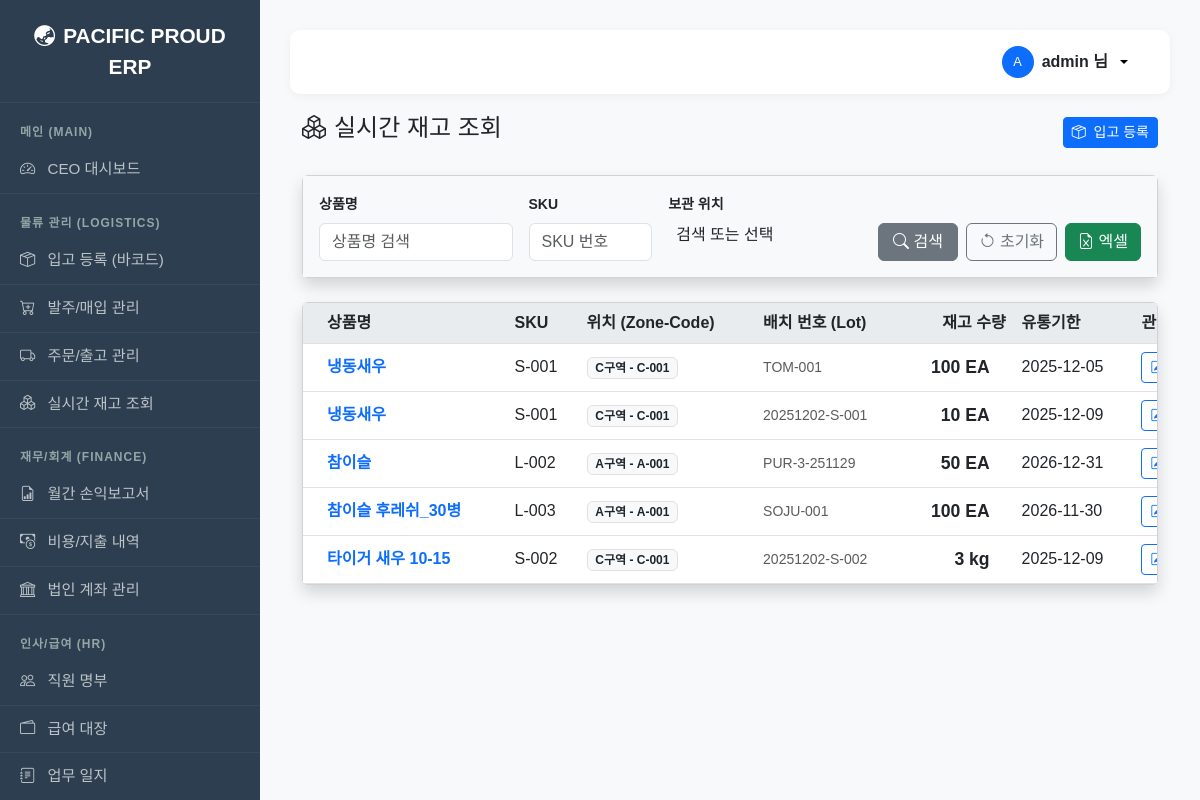
Screenshot of /inventory/ (signed in) with the database file from the repository.
### fulfillment/models.py (models this page shows, shortened)
class Inventory(models.Model):
    product = models.ForeignKey(Product, on_delete=models.PROTECT)
    location = models.ForeignKey(Location, on_delete=models.PROTECT)
    quantity = models.IntegerField(default=0)
    batch_number = models.CharField(max_length=50)
    received_date = models.DateField(default=timezone.now)
    expiry_date = models.DateField()

class Product(models.Model):
    sku = models.CharField(max_length=50, unique=True)
    name = models.CharField(max_length=100)
    category = models.CharField(max_length=20, choices=ProductCategory.choices, default=ProductCategory.SEAFOOD)
    storage_type = models.CharField(max_length=20, choices=StorageType.choices)
    unit = models.CharField(max_length=10, default='EA')
    purchase_price = models.DecimalField(max_digits=10, decimal_places=0, default=0)
    price = models.DecimalField(max_digits=10, decimal_places=0)
    shelf_life_days = models.IntegerField(default=7)
    is_taxable = models.BooleanField(default=True)

class Location(models.Model):
    zone = models.ForeignKey(Zone, on_delete=models.CASCADE, related_name='locations')
    code = models.CharField(max_length=20, unique=True)
    is_active = models.BooleanField(default=True)

class Zone(models.Model):
    name = models.CharField(max_length=50)
    storage_type = models.CharField(max_length=20, choices=StorageType.choices, default=StorageType.DRY)

### fulfillment/views.py (the view)
# urls.py: path('inventory/', views.inventory_list, name='inventory_list'),
@login_required
def inventory_list(request):
    inventories = Inventory.objects.filter(quantity__gt=0).select_related('product', 'location__zone').order_by('product__name')
    p_name = request.GET.get('p_name'); sku = request.GET.get('sku'); loc_id = request.GET.get('location')
    s_date = request.GET.get('start_date'); e_date = request.GET.get('end_date')
    if p_name: inventories = inventories.filter(product__name__icontains=p_name)
    if sku: inventories = inventories.filter(product__sku__icontains=sku)
    if loc_id: inventories = inventories.filter(location_id=loc_id)
    if s_date: inventories = inventories.filter(expiry_date__gte=s_date)
    if e_date: inventories = inventories.filter(expiry_date__lte=e_date)
    locations = Location.objects.filter(is_active=True).select_related('zone').order_by('zone__name', 'code')
    return render(request, 'fulfillment/inventory_list.html', {'inventories': inventories, 'locations': locations})

### templates/fulfillment/inventory_list.html (shortened to what this page needs)
{% extends 'base.html' %}
{% load humanize %}
{% block content %}
<div class="container-fluid">
    <div class="d-flex justify-content-between align-items-center mb-4">
        <h2 class="h4 text-gray-800"><i class="bi bi-boxes me-2"></i>실시간 재고 조회</h2>
        <div>
            <a href="{% url 'fulfillment:inbound_create' %}" class="btn btn-primary btn-sm">
                <i class="bi bi-box-seam me-1"></i> 입고 등록
            </a>
        </div>
    </div>
    <div class="card shadow mb-4">
        <div class="card-body bg-light">
            <form method="get" class="row g-3">
                <div class="col-md-3">
                    <label class="form-label small fw-bold">상품명</label>
                    <input type="text" name="p_name" class="form-control" value="{{ request.GET.p_name }}" placeholder="상품명 검색">
                </div>
                <div class="col-md-2">
                    <label class="form-label small fw-bold">SKU</label>
                    <input type="text" name="sku" class="form-control" value="{{ request.GET.sku }}" placeholder="SKU 번호">
                </div>
                <div class="col-md-3">
                    <label class="form-label small fw-bold">보관 위치</label>
                </div>
                <div class="col-md-4 d-flex align-items-end gap-2">
                    <button type="submit" class="btn btn-secondary flex-grow-1"><i class="bi bi-search"></i> 검색</button>
                    <a href="{% url 'fulfillment:inventory_list' %}" class="btn btn-outline-secondary"><i class="bi bi-arrow-counterclockwise"></i> 초기화</a>
                    <a href="{% url 'fulfillment:export_inventory_excel' %}?{{ request.GET.urlencode }}" class="btn btn-success">
                        <i class="bi bi-file-earmark-excel"></i> 엑셀
                    </a>
                </div>
            </form>
        </div>
    </div>
    <div class="card shadow">
        <div class="card-body p-0">
            <div class="table-responsive">
                <table class="table table-hover align-middle mb-0" style="min-width: 1000px;">
                    <thead class="bg-light text-secondary">
                        <tr>
                            <th class="ps-4">상품명</th>
                            <th>SKU</th>
                            <th>위치 (Zone-Code)</th>
                            <th>배치 번호 (Lot)</th>
                            <th class="text-end">재고 수량</th>
                            <th>유통기한</th>
                            <th>관리</th>
                        </tr>
                    </thead>
                    <tbody>
                        {% for inv in inventories %}
                        <tr>
                            <td class="ps-4 fw-bold text-primary">{{ inv.product.name }}</td>
                            <td>{{ inv.product.sku }}</td>
                            <td>
                                <span class="badge bg-light text-dark border">
                                    {{ inv.location.zone.name }} - {{ inv.location.code }}
                                </span>
                            </td>
                            <td class="small text-muted">{{ inv.batch_number }}</td>
                            <td class="text-end fw-bold pe-4" style="font-size: 1.1em;">
                                {{ inv.quantity|intcomma }} {{ inv.product.unit }}
                            </td>
                            <td>
                                {% if inv.expiry_date %}
                                    {% if inv.expiry_date <= today|date:"Y-m-d" %}
                                        <span class="text-danger fw-bold"><i class="bi bi-exclamation-circle-fill"></i> {{ inv.expiry_date|date:"Y-m-d" }}</span>
                                    {% else %}
                                        {{ inv.expiry_date|date:"Y-m-d" }}
                                    {% endif %}
                                {% else %}
                                    <span class="text-muted">-</span>
                                {% endif %}
                            </td>
                            <td>
                                <div class="btn-group">
                                    <a href="{% url 'fulfillment:inventory_update' inv.id %}" class="btn btn-sm btn-outline-primary">
                                        <i class="bi bi-pencil-square"></i> 수정
                                    </a>
                                </div>
                            </td>
                        </tr>
                        {% endfor %}
                    </tbody>
                </table>
            </div>
        </div>
    </div>
</div>
{% endblock %}

### templates/base.html (shortened to what this page needs)
<!DOCTYPE html>
<html lang="ko">
<head>
    <link href="https://cdn.jsdelivr.net/npm/bootstrap@5.3.0/dist/css/bootstrap.min.css" rel="stylesheet">
    <link rel="stylesheet" href="https://cdn.jsdelivr.net/npm/bootstrap-icons@1.10.0/font/bootstrap-icons.css">
    <link href="https://cdn.jsdelivr.net/npm/select2@4.1.0-rc.0/dist/css/select2.min.css" rel="stylesheet" />
    <link rel="stylesheet" href="https://cdn.jsdelivr.net/npm/select2-bootstrap-5-theme@1.3.0/dist/select2-bootstrap-5-theme.min.css" />
</head>
<body>
    <nav class="sidebar" id="sidebar">
        <div class="brand">
            <i class="bi bi-globe-asia-australia me-2"></i>PACIFIC PROUD ERP
        </div>
        <div class="category">메인 (Main)</div>
        <a href="{% url 'fulfillment:dashboard' %}"><i class="bi bi-speedometer2 me-2"></i> CEO 대시보드</a>
        <div class="category">물류 관리 (Logistics)</div>
        {% if perms.fulfillment.view_inventory or user.is_superuser %}
        <a href="{% url 'fulfillment:inbound_create' %}"><i class="bi bi-box-seam me-2"></i> 입고 등록 (바코드)</a>
        <a href="{% url 'fulfillment:purchase_list' %}"><i class="bi bi-cart-plus me-2"></i> 발주/매입 관리</a>
        <a href="{% url 'fulfillment:order_list' %}"><i class="bi bi-truck me-2"></i> 주문/출고 관리</a>
        <a href="{% url 'fulfillment:inventory_list' %}"><i class="bi bi-boxes me-2"></i> 실시간 재고 조회</a>
        {% endif %}
        <div class="category">재무/회계 (Finance)</div>
        {% if perms.fulfillment.view_expense or user.is_superuser %}
        <a href="{% url 'fulfillment:monthly_report' %}"><i class="bi bi-file-earmark-bar-graph me-2"></i> 월간 손익보고서</a>
        <a href="{% url 'fulfillment:expense_list' %}"><i class="bi bi-cash-coin me-2"></i> 비용/지출 내역</a>
        <a href="{% url 'fulfillment:bank_list' %}"><i class="bi bi-bank me-2"></i> 법인 계좌 관리</a>
        {% endif %}
        <div class="category">인사/급여 (HR)</div>
        {% if perms.fulfillment.view_employee or user.is_superuser %}
        <a href="{% url 'fulfillment:employee_list' %}"><i class="bi bi-people me-2"></i> 직원 명부</a>
        <a href="{% url 'fulfillment:payroll_list' %}"><i class="bi bi-wallet2 me-2"></i> 급여 대장</a>
        <a href="{% url 'fulfillment:worklog_list' %}"><i class="bi bi-journal-text me-2"></i> 업무 일지</a>
        {% endif %}
    </nav>
    <div class="main-content-wrapper">
        <div class="top-header">
            {% if user.is_authenticated %}
                <div class="dropdown">
                    <button class="btn btn-light dropdown-toggle d-flex align-items-center gap-2 border-0 bg-transparent" type="button" data-bs-toggle="dropdown" aria-expanded="false">
                        <div class="bg-primary text-white rounded-circle d-flex justify-content-center align-items-center" style="width: 32px; height: 32px; font-size: 0.8rem;">
                            {{ user.username|slice:":1"|upper }}
                        </div>
                        <span class="fw-bold text-dark">{{ user.username }} 님</span>
                    </button>
                </div>
            {% else %}
                <a href="{% url 'login' %}" class="btn btn-primary btn-sm px-4 rounded-pill">
                    <i class="bi bi-box-arrow-in-right me-1"></i> 로그인
                </a>
            {% endif %}
        </div>
        {% block content %}
        {% endblock %}
    </div>
</body>
</html>

### templates/base.html (style rules this page uses)
body { font-family: 'Malgun Gothic', sans-serif; background-color: #f8f9fa; overflow-x: hidden; }
.sidebar { width: 260px; min-height: 100vh; background-color: #2c3e50; color: #ecf0f1; position: fixed; left: 0; top: 0; z-index: 1050; overflow-y: auto; transition: all 0.3s; }
@media (min-width: 768px) { .main-content-wrapper { margin-left: 260px; padding: 30px; width: calc(100% - 260px); } }
.sidebar a { color: #bdc3c7; text-decoration: none; display: block; padding: 12px 20px; font-size: 0.95rem; border-bottom: 1px solid rgba(255,255,255,0.05); }
.sidebar .category { font-size: 0.75rem; text-transform: uppercase; color: #95a5a6; padding: 20px 20px 5px; font-weight: bold; letter-spacing: 1px; }
.sidebar .brand { font-size: 1.3rem; font-weight: bold; padding: 20px; text-align: center; color: #fff; border-bottom: 1px solid #34495e; }
.top-header { background-color: #fff; padding: 10px 30px; box-shadow: 0 2px 10px rgba(0,0,0,0.05); display: flex; justify-content: flex-end; align-items: center; margin-bottom: 20px; border-radius: 10px; }
.card-body.p-0 { max-height: 75vh; overflow-y: auto; }
.table thead th { position: sticky; top: 0; z-index: 2; background-color: #e9ecef; white-space: nowrap; }

### rows the page displays
Inventory: product.name "냉동새우", product.sku "S-001", location.zone.name "C구역", location.code "C-001", batch_number "TOM-001", quantity "100", product.unit "EA", expiry_date "2025-12-05"
Inventory: product.name "냉동새우", product.sku "S-001", location.zone.name "C구역", location.code "C-001", batch_number "20251202-S-001", quantity "10", product.unit "EA", expiry_date "2025-12-09"
Inventory: product.name "참이슬", product.sku "L-002", location.zone.name "A구역", location.code "A-001", batch_number "PUR-3-251129", quantity "50", product.unit "EA", expiry_date "2026-12-31"
Inventory: product.name "참이슬 후레쉬_30병", product.sku "L-003", location.zone.name "A구역", location.code "A-001", batch_number "SOJU-001", quantity "100", product.unit "EA", expiry_date "2026-11-30"
Inventory: product.name "타이거 새우 10-15", product.sku "S-002", location.zone.name "C구역", location.code "C-001", batch_number "20251202-S-002", quantity "3", product.unit "kg", expiry_date "2025-12-09"

### other values shown
{{ user.username|slice:":1"|upper }} "A"
{{ user.username }} "admin"
